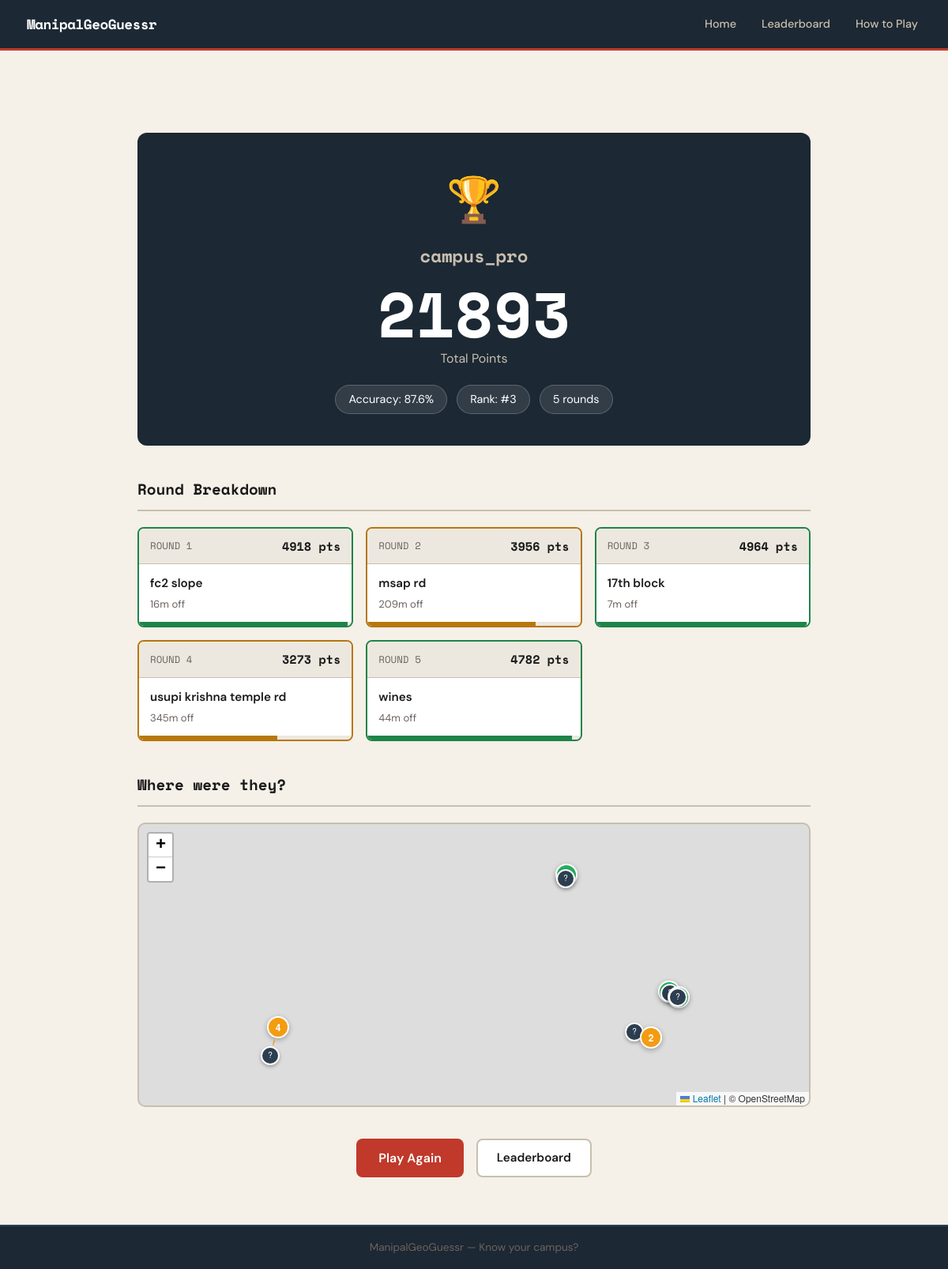
Page /game/5/result/ on the committed database.
### game/models.py (models this page shows, shortened)
class GameSession(models.Model):
    nickname = models.CharField(max_length=50)
    total_score = models.IntegerField(default=0)
    rounds_played = models.IntegerField(default=0)
    total_rounds = models.IntegerField(default=5)
    is_complete = models.BooleanField(default=False)
    created_at = models.DateTimeField(auto_now_add=True)
    class Meta:
        ordering = ['-created_at']
    def get_accuracy(self):
        max_possible = self.total_rounds * 5000
        if max_possible == 0:
            return 0
        return round((self.total_score / max_possible) * 100, 1)

class GameRound(models.Model):
    session = models.ForeignKey(GameSession, on_delete=models.CASCADE, related_name='rounds')
    location = models.ForeignKey(Location, on_delete=models.CASCADE)
    guessed_lat = models.FloatField(null=True, blank=True)
    guessed_lng = models.FloatField(null=True, blank=True)
    distance_meters = models.FloatField(null=True, blank=True)
    score = models.IntegerField(default=0)
    round_number = models.IntegerField()
    completed = models.BooleanField(default=False)
    time_taken = models.IntegerField(default=0, help_text="Seconds taken")
    class Meta:
        ordering = ['round_number']

class Location(models.Model):
    name = models.CharField(max_length=200)
    description = models.TextField(blank=True)
    latitude = models.FloatField()
    longitude = models.FloatField()
    image = models.ImageField(upload_to='locations/', null=True, blank=True)
    image_url = models.URLField(blank=True, help_text="External image URL (alternative to upload)")
    hint = models.CharField(max_length=300, blank=True, help_text="Optional hint for this location")
    is_active = models.BooleanField(default=True)
    created_at = models.DateTimeField(auto_now_add=True)
    class Meta:
        ordering = ['name']

### game/views.py (the view)
# urls.py: path('game/<int:session_id>/result/', views.game_result, name='game_result'),
def game_result(request, session_id):
    session = get_object_or_404(GameSession, id=session_id)
    if not session.is_complete:
        current = session.rounds.filter(completed=False).first()
        if current:
            return redirect('game_round', session_id=session.id, round_num=current.round_number)
    rounds = session.rounds.all().order_by('round_number')
    rank = GameSession.objects.filter(
        is_complete=True,
        total_score__gt=session.total_score
    ).count() + 1
    context = {
        'session': session,
        'rounds': rounds,
        'rank': rank,
        'accuracy': session.get_accuracy(),
    }
    return render(request, 'game/result.html', context)

### templates/game/result.html (shortened to what this page needs)
{% extends 'base.html' %}
{% load static %}
{% block extra_head %}
<link rel="stylesheet" href="https://unpkg.com/leaflet@1.9.4/dist/leaflet.css" />
{% endblock %}
{% block content %}
<div class="result-page">
    <div class="result-hero">
        <div class="result-trophy">
            {% if session.total_score >= 20000 %}🏆
            {% elif session.total_score >= 12000 %}🥈
            {% elif session.total_score >= 6000 %}🥉
            {% endif %}
        </div>
        <h1 class="result-name">{{ session.nickname }}</h1>
        <div class="result-final-score">{{ session.total_score }}</div>
        <div class="result-score-label">Total Points</div>
        <div class="result-meta">
            <span class="meta-chip">Accuracy: {{ accuracy }}%</span>
            <span class="meta-chip">Rank: #{{ rank }}</span>
            <span class="meta-chip">{{ session.total_rounds }} rounds</span>
        </div>
    </div>
    <div class="rounds-breakdown">
        <h2 class="section-title">Round Breakdown</h2>
        <div class="rounds-grid">
            {% for r in rounds %}
            <div class="round-card {% if r.score >= 4000 %}round-great{% elif r.score >= 2000 %}round-ok{% else %}round-miss{% endif %}">
                <div class="round-card-header">
                    <span class="round-num-label">Round {{ r.round_number }}</span>
                    <span class="round-score-label">{{ r.score }} pts</span>
                </div>
                <div class="round-card-body">
                    <div class="round-location-name">{{ r.location.name }}</div>
                    <div class="round-distance">
                        {% if r.distance_meters %}
                            {% if r.distance_meters >= 1000 %}
                                {{ r.distance_meters|floatformat:0 }}m off
                            {% else %}
                                {{ r.distance_meters|floatformat:0 }}m off
                            {% endif %}
                        {% endif %}
                    </div>
                </div>
                <div class="round-score-bar">
                    <div class="round-score-fill" style="width: {% widthratio r.score 5000 100 %}%"></div>
                </div>
            </div>
            {% endfor %}
        </div>
    </div>
    <div class="result-map-section">
        <h2 class="section-title">Where were they?</h2>
        <div id="summaryMap" class="summary-map"></div>
    </div>
    <div class="result-cta">
        <a href="{% url 'home' %}" class="btn-primary">Play Again</a>
        <a href="{% url 'leaderboard' %}" class="btn-secondary">Leaderboard</a>
    </div>
</div>
{% endblock %}

### static/css/style.css (style rules this page uses)
:root { --bg: #f5f0e8; --surface: #ffffff; --surface-2: #ede8df; --border: #c8bfaf; --text: #1a1a1a; --text-muted: #6b6460; --accent: #c0392b; --accent-dark: #922b21; --accent-light: #f5b7b1; --green: #1e8449; --yellow: #b7770d; --blue: #1a5276; --navy: #1c2833; --radius: 8px; --shadow: 0 2px 8px rgba(0,0,0,0.12); --shadow-lg: 0 6px 24px rgba(0,0,0,0.15); }
*, *::before, *::after { box-sizing: border-box; margin: 0; padding: 0; }
html { scroll-behavior: smooth; }
body { font-family: 'DM Sans', sans-serif; background: var(--bg); color: var(--text); font-size: 16px; line-height: 1.6; min-height: 100vh; display: flex; flex-direction: column; }
.btn-primary { display: inline-block; background: var(--accent); color: #fff; border: none; padding: 12px 28px; border-radius: var(--radius); font-family: 'DM Sans', sans-serif; font-size: 1rem; font-weight: 600; cursor: pointer; text-decoration: none; transition: background 0.15s, transform 0.1s; text-align: center; }
.btn-secondary { display: inline-block; background: var(--surface); color: var(--text); border: 2px solid var(--border); padding: 10px 24px; border-radius: var(--radius); font-family: 'DM Sans', sans-serif; font-size: 0.95rem; font-weight: 600; cursor: pointer; text-decoration: none; transition: border-color 0.15s, background 0.15s; }
.section-title { font-family: 'Space Mono', monospace; font-size: 1.2rem; margin-bottom: 20px; padding-bottom: 10px; border-bottom: 2px solid var(--border); }
.result-page { max-width: 900px; margin: 0 auto; padding: 40px 24px 60px; }
.result-hero { text-align: center; padding: 40px 20px; background: var(--navy); border-radius: 12px; margin-bottom: 40px; color: #fff; }
.result-trophy { font-size: 3.5rem; margin-bottom: 8px; }
.result-name { font-family: 'Space Mono', monospace; font-size: 1.4rem; color: #c8bfaf; margin-bottom: 16px; }
.result-final-score { font-family: 'Space Mono', monospace; font-size: 5rem; font-weight: 700; color: #fff; line-height: 1; }
.result-score-label { font-size: 1rem; color: #c8bfaf; margin-bottom: 20px; margin-top: 4px; }
.result-meta { display: flex; gap: 12px; justify-content: center; flex-wrap: wrap; }
.meta-chip { background: rgba(255,255,255,0.1); border: 1px solid rgba(255,255,255,0.2); padding: 6px 16px; border-radius: 20px; font-size: 0.9rem; color: #fff; }
.rounds-breakdown { margin-bottom: 40px; }
.rounds-grid { display: grid; grid-template-columns: repeat(auto-fill, minmax(240px, 1fr)); gap: 16px; }
.round-card { background: var(--surface); border: 2px solid var(--border); border-radius: var(--radius); overflow: hidden; }
.round-card.round-great { border-color: var(--green); }
.round-card.round-ok { border-color: var(--yellow); }
.round-card-header { padding: 10px 14px; display: flex; justify-content: space-between; align-items: center; background: var(--surface-2); border-bottom: 1px solid var(--border); }
.round-num-label { font-family: 'Space Mono', monospace; font-size: 0.78rem; color: var(--text-muted); text-transform: uppercase; }
.round-score-label { font-family: 'Space Mono', monospace; font-size: 0.95rem; font-weight: 700; color: var(--text); }
.round-card-body { padding: 12px 14px; }
.round-location-name { font-weight: 600; font-size: 0.95rem; color: var(--text); margin-bottom: 4px; }
.round-distance { font-size: 0.82rem; color: var(--text-muted); }
.round-score-bar { height: 5px; background: var(--surface-2); }
.round-score-fill { height: 100%; background: var(--green); transition: width 0.6s ease; }
.round-card.round-ok .round-score-fill { background: var(--yellow); }
.result-map-section { margin-bottom: 40px; }
.summary-map { height: 360px; border-radius: 10px; border: 2px solid var(--border); overflow: hidden; }
.result-cta { display: flex; gap: 16px; justify-content: center; flex-wrap: wrap; }

### rows in the picture
GameSession: nickname "campus_pro", total_score "21893", total_rounds "5"
GameRound: round_number "1", score "4918", location.name "fc2 slope", distance_meters "16"
GameRound: round_number "2", score "3956", location.name "msap rd", distance_meters "209"
GameRound: round_number "3", score "4964", location.name "17th block", distance_meters "7"
GameRound: round_number "4", score "3273", location.name "usupi krishna temple rd", distance_meters "345"
GameRound: round_number "5", score "4782", location.name "wines", distance_meters "44"

### other values in the picture
{{ accuracy }} "87.6"
{{ rank }} "3"
